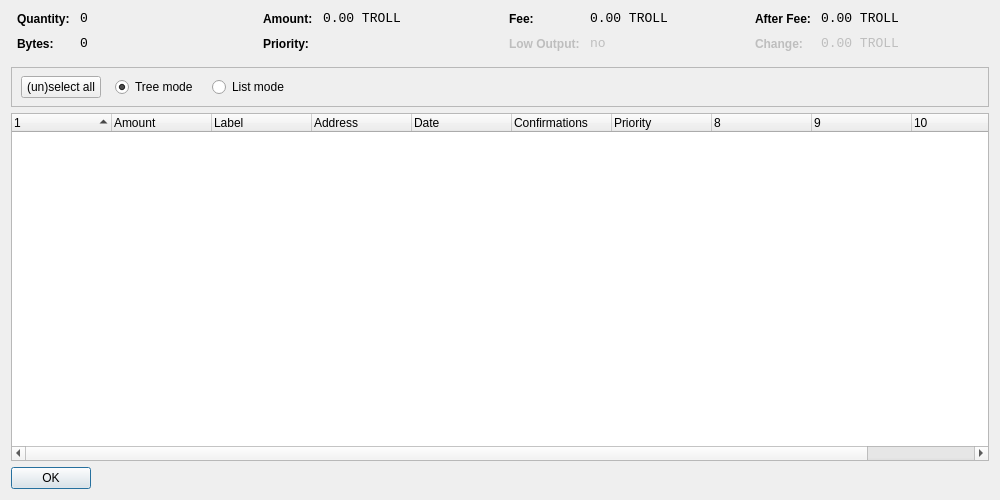
<?xml version="1.0" encoding="UTF-8"?>
<ui version="4.0">
 <class>CoinControlDialog</class>
 <widget class="QDialog" name="CoinControlDialog">
  <property name="geometry">
   <rect>
    <x>0</x>
    <y>0</y>
    <width>1000</width>
    <height>500</height>
   </rect>
  </property>
  <property name="windowTitle">
   <string>Coin Control</string>
  </property>
  <layout class="QVBoxLayout" name="verticalLayout">
   <item>
    <layout class="QHBoxLayout" name="horizontalLayoutTop" stretch="0,0,0,0">
     <property name="topMargin">
      <number>0</number>
     </property>
     <property name="bottomMargin">
      <number>10</number>
     </property>
     <item>
      <layout class="QFormLayout" name="formLayoutCoinControl1">
       <property name="horizontalSpacing">
        <number>10</number>
       </property>
       <property name="verticalSpacing">
        <number>10</number>
       </property>
       <property name="leftMargin">
        <number>6</number>
       </property>
       <property name="rightMargin">
        <number>6</number>
       </property>
       <item row="0" column="0">
        <widget class="QLabel" name="labelCoinControlQuantityText">
         <property name="styleSheet">
          <string notr="true">font-weight:bold;</string>
         </property>
         <property name="text">
          <string>Quantity:</string>
         </property>
        </widget>
       </item>
       <item row="0" column="1">
        <widget class="QLabel" name="labelCoinControlQuantity">
         <property name="font">
          <font>
           <family>Monospace</family>
           <pointsize>10</pointsize>
          </font>
         </property>
         <property name="cursor">
          <cursorShape>IBeamCursor</cursorShape>
         </property>
         <property name="contextMenuPolicy">
          <enum>Qt::ActionsContextMenu</enum>
         </property>
         <property name="text">
          <string notr="true">0</string>
         </property>
         <property name="textInteractionFlags">
          <set>Qt::LinksAccessibleByMouse|Qt::TextSelectableByKeyboard|Qt::TextSelectableByMouse</set>
         </property>
        </widget>
       </item>
       <item row="1" column="0">
        <widget class="QLabel" name="labelCoinControlBytesText">
         <property name="styleSheet">
          <string notr="true">font-weight:bold;</string>
         </property>
         <property name="text">
          <string>Bytes:</string>
         </property>
        </widget>
       </item>
       <item row="1" column="1">
        <widget class="QLabel" name="labelCoinControlBytes">
         <property name="font">
          <font>
           <family>Monospace</family>
           <pointsize>10</pointsize>
          </font>
         </property>
         <property name="cursor">
          <cursorShape>IBeamCursor</cursorShape>
         </property>
         <property name="contextMenuPolicy">
          <enum>Qt::ActionsContextMenu</enum>
         </property>
         <property name="text">
          <string notr="true">0</string>
         </property>
         <property name="textInteractionFlags">
          <set>Qt::LinksAccessibleByMouse|Qt::TextSelectableByKeyboard|Qt::TextSelectableByMouse</set>
         </property>
        </widget>
       </item>
      </layout>
     </item>
     <item>
      <layout class="QFormLayout" name="formLayoutCoinControl2">
       <property name="horizontalSpacing">
        <number>10</number>
       </property>
       <property name="verticalSpacing">
        <number>10</number>
       </property>
       <property name="leftMargin">
        <number>6</number>
       </property>
       <property name="rightMargin">
        <number>6</number>
       </property>
       <item row="0" column="0">
        <widget class="QLabel" name="labelCoinControlAmountText">
         <property name="styleSheet">
          <string notr="true">font-weight:bold;</string>
         </property>
         <property name="text">
          <string>Amount:</string>
         </property>
        </widget>
       </item>
       <item row="0" column="1">
        <widget class="QLabel" name="labelCoinControlAmount">
         <property name="font">
          <font>
           <family>Monospace</family>
           <pointsize>10</pointsize>
          </font>
         </property>
         <property name="cursor">
          <cursorShape>IBeamCursor</cursorShape>
         </property>
         <property name="contextMenuPolicy">
          <enum>Qt::ActionsContextMenu</enum>
         </property>
         <property name="text">
          <string notr="true">0.00 TROLL</string>
         </property>
         <property name="textInteractionFlags">
          <set>Qt::LinksAccessibleByMouse|Qt::TextSelectableByKeyboard|Qt::TextSelectableByMouse</set>
         </property>
        </widget>
       </item>
       <item row="1" column="0">
        <widget class="QLabel" name="labelCoinControlPriorityText">
         <property name="styleSheet">
          <string notr="true">font-weight:bold;</string>
         </property>
         <property name="text">
          <string>Priority:</string>
         </property>
        </widget>
       </item>
       <item row="1" column="1">
        <widget class="QLabel" name="labelCoinControlPriority">
         <property name="font">
          <font>
           <family>Monospace</family>
           <pointsize>10</pointsize>
          </font>
         </property>
         <property name="cursor">
          <cursorShape>IBeamCursor</cursorShape>
         </property>
         <property name="contextMenuPolicy">
          <enum>Qt::ActionsContextMenu</enum>
         </property>
         <property name="text">
          <string/>
         </property>
         <property name="textInteractionFlags">
          <set>Qt::LinksAccessibleByMouse|Qt::TextSelectableByKeyboard|Qt::TextSelectableByMouse</set>
         </property>
        </widget>
       </item>
      </layout>
     </item>
     <item>
      <layout class="QFormLayout" name="formLayoutCoinControl3">
       <property name="horizontalSpacing">
        <number>10</number>
       </property>
       <property name="verticalSpacing">
        <number>10</number>
       </property>
       <property name="leftMargin">
        <number>6</number>
       </property>
       <property name="rightMargin">
        <number>6</number>
       </property>
       <item row="0" column="0">
        <widget class="QLabel" name="labelCoinControlFeeText">
         <property name="styleSheet">
          <string notr="true">font-weight:bold;</string>
         </property>
         <property name="text">
          <string>Fee:</string>
         </property>
        </widget>
       </item>
       <item row="0" column="1">
        <widget class="QLabel" name="labelCoinControlFee">
         <property name="font">
          <font>
           <family>Monospace</family>
           <pointsize>10</pointsize>
          </font>
         </property>
         <property name="cursor">
          <cursorShape>IBeamCursor</cursorShape>
         </property>
         <property name="contextMenuPolicy">
          <enum>Qt::ActionsContextMenu</enum>
         </property>
         <property name="text">
          <string notr="true">0.00 TROLL</string>
         </property>
         <property name="textInteractionFlags">
          <set>Qt::LinksAccessibleByMouse|Qt::TextSelectableByKeyboard|Qt::TextSelectableByMouse</set>
         </property>
        </widget>
       </item>
       <item row="1" column="0">
        <widget class="QLabel" name="labelCoinControlLowOutputText">
         <property name="enabled">
          <bool>false</bool>
         </property>
         <property name="styleSheet">
          <string notr="true">font-weight:bold;</string>
         </property>
         <property name="text">
          <string>Low Output:</string>
         </property>
        </widget>
       </item>
       <item row="1" column="1">
        <widget class="QLabel" name="labelCoinControlLowOutput">
         <property name="enabled">
          <bool>false</bool>
         </property>
         <property name="font">
          <font>
           <family>Monospace</family>
           <pointsize>10</pointsize>
          </font>
         </property>
         <property name="cursor">
          <cursorShape>IBeamCursor</cursorShape>
         </property>
         <property name="contextMenuPolicy">
          <enum>Qt::ActionsContextMenu</enum>
         </property>
         <property name="text">
          <string notr="true">no</string>
         </property>
         <property name="textInteractionFlags">
          <set>Qt::LinksAccessibleByMouse|Qt::TextSelectableByKeyboard|Qt::TextSelectableByMouse</set>
         </property>
        </widget>
       </item>
      </layout>
     </item>
     <item>
      <layout class="QFormLayout" name="formLayoutCoinControl4">
       <property name="horizontalSpacing">
        <number>10</number>
       </property>
       <property name="verticalSpacing">
        <number>10</number>
       </property>
       <property name="leftMargin">
        <number>6</number>
       </property>
       <property name="rightMargin">
        <number>6</number>
       </property>
       <item row="0" column="0">
        <widget class="QLabel" name="labelCoinControlAfterFeeText">
         <property name="styleSheet">
          <string notr="true">font-weight:bold;</string>
         </property>
         <property name="text">
          <string>After Fee:</string>
         </property>
        </widget>
       </item>
       <item row="0" column="1">
        <widget class="QLabel" name="labelCoinControlAfterFee">
         <property name="font">
          <font>
           <family>Monospace</family>
           <pointsize>10</pointsize>
          </font>
         </property>
         <property name="cursor">
          <cursorShape>IBeamCursor</cursorShape>
         </property>
         <property name="contextMenuPolicy">
          <enum>Qt::ActionsContextMenu</enum>
         </property>
         <property name="text">
          <string notr="true">0.00 TROLL</string>
         </property>
         <property name="textInteractionFlags">
          <set>Qt::LinksAccessibleByMouse|Qt::TextSelectableByKeyboard|Qt::TextSelectableByMouse</set>
         </property>
        </widget>
       </item>
       <item row="1" column="0">
        <widget class="QLabel" name="labelCoinControlChangeText">
         <property name="enabled">
          <bool>false</bool>
         </property>
         <property name="styleSheet">
          <string notr="true">font-weight:bold;</string>
         </property>
         <property name="text">
          <string>Change:</string>
         </property>
        </widget>
       </item>
       <item row="1" column="1">
        <widget class="QLabel" name="labelCoinControlChange">
         <property name="enabled">
          <bool>false</bool>
         </property>
         <property name="font">
          <font>
           <family>Monospace</family>
           <pointsize>10</pointsize>
          </font>
         </property>
         <property name="cursor">
          <cursorShape>IBeamCursor</cursorShape>
         </property>
         <property name="contextMenuPolicy">
          <enum>Qt::ActionsContextMenu</enum>
         </property>
         <property name="text">
          <string notr="true">0.00 TROLL</string>
         </property>
         <property name="textInteractionFlags">
          <set>Qt::LinksAccessibleByMouse|Qt::TextSelectableByKeyboard|Qt::TextSelectableByMouse</set>
         </property>
        </widget>
       </item>
      </layout>
     </item>
    </layout>
   </item>
   <item>
    <widget class="QFrame" name="frame">
     <property name="minimumSize">
      <size>
       <width>0</width>
       <height>40</height>
      </size>
     </property>
     <property name="frameShape">
      <enum>QFrame::StyledPanel</enum>
     </property>
     <property name="frameShadow">
      <enum>QFrame::Sunken</enum>
     </property>
     <widget class="QWidget" name="horizontalLayoutWidget">
      <property name="geometry">
       <rect>
        <x>10</x>
        <y>0</y>
        <width>781</width>
        <height>41</height>
       </rect>
      </property>
      <layout class="QHBoxLayout" name="horizontalLayoutPanel" stretch="0,0,0,0,0">
       <property name="spacing">
        <number>14</number>
       </property>
       <item>
        <widget class="QPushButton" name="pushButtonSelectAll">
         <property name="sizePolicy">
          <sizepolicy hsizetype="Maximum" vsizetype="Fixed">
           <horstretch>0</horstretch>
           <verstretch>0</verstretch>
          </sizepolicy>
         </property>
         <property name="text">
          <string>(un)select all</string>
         </property>
        </widget>
       </item>
       <item>
        <widget class="QRadioButton" name="radioTreeMode">
         <property name="sizePolicy">
          <sizepolicy hsizetype="Maximum" vsizetype="Fixed">
           <horstretch>0</horstretch>
           <verstretch>0</verstretch>
          </sizepolicy>
         </property>
         <property name="text">
          <string>Tree mode</string>
         </property>
         <property name="checked">
          <bool>true</bool>
         </property>
        </widget>
       </item>
       <item>
        <widget class="QRadioButton" name="radioListMode">
         <property name="sizePolicy">
          <sizepolicy hsizetype="Maximum" vsizetype="Fixed">
           <horstretch>0</horstretch>
           <verstretch>0</verstretch>
          </sizepolicy>
         </property>
         <property name="text">
          <string>List mode</string>
         </property>
        </widget>
       </item>
       <item>
        <spacer name="horizontalSpacer">
         <property name="orientation">
          <enum>Qt::Horizontal</enum>
         </property>
         <property name="sizeHint" stdset="0">
          <size>
           <width>40</width>
           <height>20</height>
          </size>
         </property>
        </spacer>
       </item>
      </layout>
     </widget>
    </widget>
   </item>
   <item>
    <widget class="CoinControlTreeWidget" name="treeWidget">
     <property name="contextMenuPolicy">
      <enum>Qt::CustomContextMenu</enum>
     </property>
     <property name="sortingEnabled">
      <bool>false</bool>
     </property>
     <property name="columnCount">
      <number>11</number>
     </property>
     <attribute name="headerShowSortIndicator" stdset="0">
      <bool>true</bool>
     </attribute>
     <attribute name="headerStretchLastSection">
      <bool>false</bool>
     </attribute>
     <column>
      <property name="text">
       <string/>
      </property>
     </column>
     <column>
      <property name="text">
       <string>Amount</string>
      </property>
     </column>
     <column>
      <property name="text">
       <string>Label</string>
      </property>
     </column>
     <column>
      <property name="text">
       <string>Address</string>
      </property>
     </column>
     <column>
      <property name="text">
       <string>Date</string>
      </property>
     </column>
     <column>
      <property name="text">
       <string>Confirmations</string>
      </property>
      <property name="toolTip">
       <string>Confirmed</string>
      </property>
     </column>
     <column>
      <property name="text">
       <string>Priority</string>
      </property>
     </column>
     <column>
      <property name="text">
       <string/>
      </property>
     </column>
     <column>
      <property name="text">
       <string/>
      </property>
     </column>
     <column>
      <property name="text">
       <string/>
      </property>
     </column>
     <column>
      <property name="text">
       <string/>
      </property>
     </column>
    </widget>
   </item>
   <item>
    <widget class="QDialogButtonBox" name="buttonBox">
     <property name="sizePolicy">
      <sizepolicy hsizetype="Maximum" vsizetype="Fixed">
       <horstretch>0</horstretch>
       <verstretch>0</verstretch>
      </sizepolicy>
     </property>
     <property name="orientation">
      <enum>Qt::Horizontal</enum>
     </property>
     <property name="standardButtons">
      <set>QDialogButtonBox::Ok</set>
     </property>
    </widget>
   </item>
  </layout>
 </widget>
 <customwidgets>
  <customwidget>
   <class>CoinControlTreeWidget</class>
   <extends>QTreeWidget</extends>
   <header>coincontroltreewidget.h</header>
  </customwidget>
 </customwidgets>
 <resources/>
 <connections/>
</ui>
